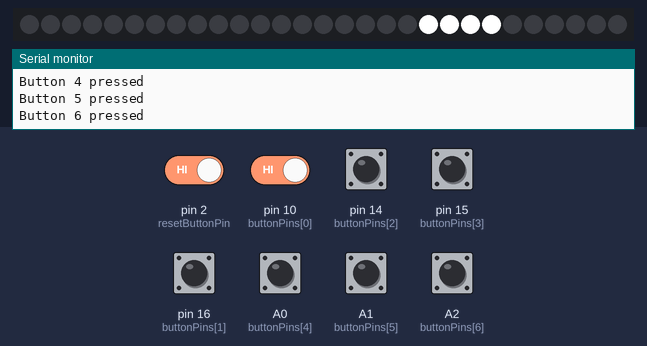
A program run on a simulated Arduino Micro, built with avr-gcc and run on an emulated ATmega32U4. On the bench: 29 RGB LEDs in strip order, left to right, the last lines printed to the serial monitor. Inputs (shaded band) come from the test bench; at power-on: A0 (buttonPins[4]), A1 (buttonPins[5]), A2 (buttonPins[6]), pin 2 (resetButtonPin), pin 10 (buttonPins[0]), pin 14 (buttonPins[2]), pin 15 (buttonPins[3]), pin 16 (buttonPins[1]) HIGH. Dim RGB values are drawn brighter than linear; EEPROM starts erased.

Above: at 1.2 s.
1.3 s: pin 2 (resetButtonPin) driven LOW and pin 10 (buttonPins[0]) driven LOW
At 3.05 s:
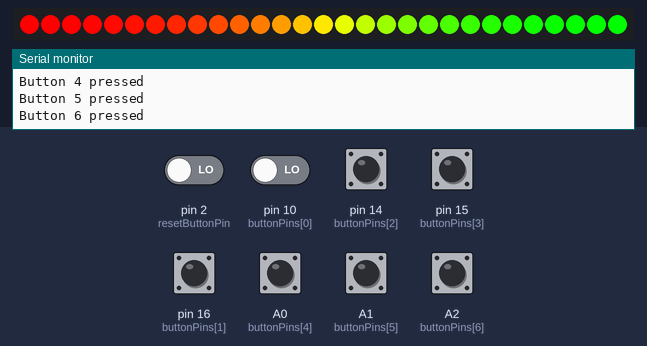
4.3 s: pin 2 (resetButtonPin) driven HIGH
At 5.4 s:
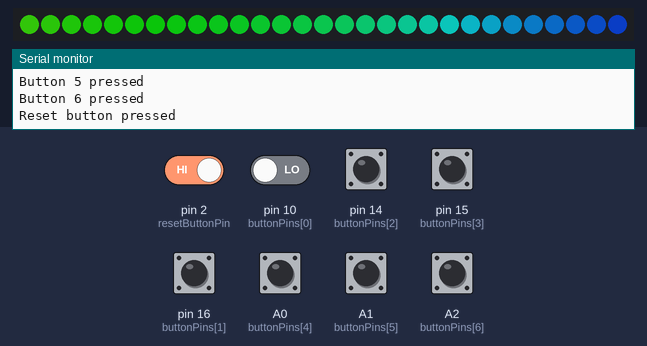
5.9 s: A2 (buttonPins[6]) pulled LOW for 0.15 s
6.6 s: A0 (buttonPins[4]) pulled LOW for 0.15 s
7.3 s: A0 (buttonPins[4]) pulled LOW for 1 s
At 8.83 s:
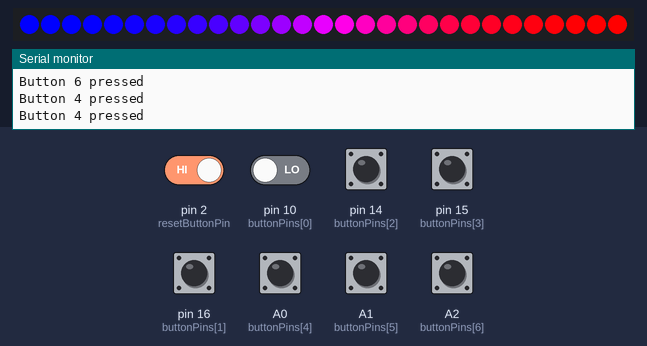
8.9 s: A2 (buttonPins[6]) pulled LOW for 1 s
At 10.36 s:
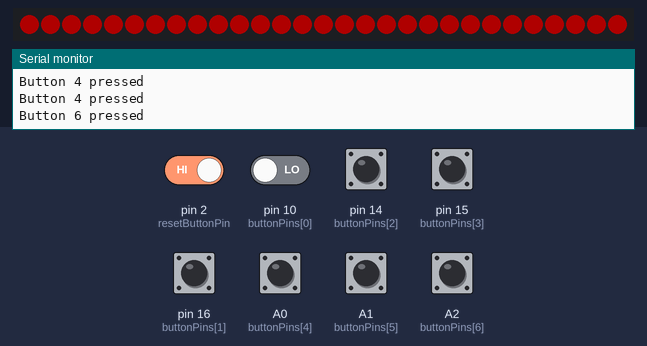

The program:

main.cpp
```cpp
#include <Arduino.h>
#include <EEPROM.h>
#include <Adafruit_NeoPixel.h>
#include "mapf.h"
#include "mathFuncs.h"
#include "buttonDebounce.h"
#include "effects.h"

const int ledPin = 6;
const int ledCount = 29;

Adafruit_NeoPixel strip(ledCount, ledPin, NEO_GRBW + NEO_KHZ800);

const int buttonsCount = 7;
const int buttonPins[buttonsCount] = {10, 16, 14, 15, A0, A1, A2};
ButtonDebounce buttonStates[buttonsCount];

const int resetButtonPin = 2;
const int resetButtonGndPin = 5;
ButtonDebounce resetButtonState;

struct StorageData {
  bool isEffectEnabled;
  bool isTimedEffectEnabled;
  int effectState;
  int timedEffectState;
  int hash;
  int calcHash() {
    return (int)isEffectEnabled + (int)isTimedEffectEnabled + (int)(effectState * 100) + (int)(timedEffectState * 10) + 12;
  }
  void updateHash() {
    hash = calcHash();
  }
  bool checkHash() {
    return hash == calcHash();
  }
};
struct StorageData storageData;
const int storageDataAddress = 49;

bool isEffectEnabled = true;
bool isTimedEffectEnabled = true;
int effectState = 0;
int timedEffectState = 0;

const uint32_t timedEffectPeriod = 30000;
uint32_t timedEffectStartTime = 0;
uint32_t timedEffectLastTime = 0;

void updateButtons();
void logButtons();
void putStorageData();
void getStorageData();

void setup() {
  Serial.begin(115200);

  for (int i = 0; i < buttonsCount; i++) {
    pinMode(buttonPins[i], INPUT);
  }
  pinMode(resetButtonPin, INPUT_PULLUP);
  pinMode(resetButtonGndPin, OUTPUT);
  digitalWrite(resetButtonGndPin, LOW);

  getStorageData();

  strip.begin();
  strip.show();
  strip.setBrightness(255);
}

void loop() {
  updateButtons();
  logButtons();
  uint32_t currentTime = millis();

  if (buttonStates[0].isBtnPressed || resetButtonState.isBtnReleasedLongPress) {
    strip.clear();
    strip.show();
    isEffectEnabled = false;
    isTimedEffectEnabled = false;
    putStorageData();
  }

  if (buttonStates[1].isBtnPressed) {
    effectFlash();
  }

  if (buttonStates[2].isBtnPressed) {
    effectStripWhite();
  }

  if (buttonStates[3].isBtnPressed) {
    effectStripWhiteDouble();
  }

  if (buttonStates[4].isBtnPressed) {
    effectFlashColor();
  }

  // if (buttonStates[5].isBtnPressed) {
  //   effectStripColor();
  // }

  // if (buttonStates[5].isBtnPressed) {
  //   effectStripColorDouble();
  // }

  if (buttonStates[5].isBtnPressed) {
    if (isTimedEffectEnabled) {
      timedEffectState = (timedEffectState + 1) % 6;
    } else {
      isTimedEffectEnabled = true;
    }
    timedEffectLastTime = currentTime - timedEffectPeriod;
    putStorageData();
  }

  if (buttonStates[6].isBtnPressed || (resetButtonState.isBtnReleased && !resetButtonState.isBtnReleasedLongPress)) {
    if (isEffectEnabled) {
      effectState = (effectState + 1) % 6;
    } else {
      isEffectEnabled = true;
    }
    putStorageData();
  }

  if (isEffectEnabled) {
    if (effectState == 0) {
      effectPlasma();
    }
    if (effectState == 1) {
      effectRainbow();
    }
    if (effectState == 2) {
      effectRainbowBreathing();
    }
    if (effectState == 3) {
      effectSingleColorBreathing((uint16_t)(UINT16_MAX / 3 * 0));
    }
    if (effectState == 4) {
      effectSingleColorBreathing((uint16_t)(UINT16_MAX / 3 * 1));
    }
    if (effectState == 5) {
      effectSingleColorBreathing((uint16_t)(UINT16_MAX / 3 * 2));
    }
  }

  if (isTimedEffectEnabled) {
    if (currentTime - timedEffectLastTime >= timedEffectPeriod) {
      if (timedEffectState == 0) {
        effectFlash();
      }
      if (timedEffectState == 1) {
        effectStripWhite();
      }
      if (timedEffectState == 2) {
        effectStripWhiteDouble();
      }
      if (timedEffectState == 3) {
        effectStripColor();
      }
      if (timedEffectState == 4) {
        effectStripColorDouble();
      }
      if (timedEffectState == 5) {
        effectFlashColor();
      }
      timedEffectLastTime = millis();
    }
  }

  delay(1);
}

void updateButtons() {
  for (int i = 0; i < buttonsCount; i++) {
    buttonStates[i].updateState(!digitalRead(buttonPins[i]));
  }
  resetButtonState.updateState(digitalRead(resetButtonPin));
}

void logButtons() {
  for (int i = 0; i < buttonsCount; i++) {
    if (buttonStates[i].isBtnPressed) {
      Serial.print("Button ");
      Serial.print(i);
      Serial.println(" pressed");
    }
  }
  if (resetButtonState.isBtnPressed) {
    Serial.println("Reset button pressed");
  }
}

void putStorageData() {
  storageData.effectState = effectState;
  storageData.timedEffectState = timedEffectState;
  storageData.isEffectEnabled = isEffectEnabled;
  storageData.isTimedEffectEnabled = isTimedEffectEnabled;
  storageData.updateHash();
  EEPROM.put(storageDataAddress, storageData);
}

void getStorageData() {
  EEPROM.get(storageDataAddress, storageData);
  if (storageData.checkHash()) {
    effectState = storageData.effectState;
    timedEffectState = storageData.timedEffectState;
    isEffectEnabled = storageData.isEffectEnabled;
    isTimedEffectEnabled = storageData.isTimedEffectEnabled;
  }
}
```

buttonDebounce.h
```cpp
// Button debounce class for Arduino
#pragma once
#include <Arduino.h>
class ButtonDebounce {
  public:
    ButtonDebounce() {
    }

    bool isBtnPressed = false;
    bool isBtnReleased = false;
    bool isBtnReleasedLongPress = false;
    bool btnState = false;

    void updateState(bool btnStateInput) {
      btnStateInternal = !btnStateInput; // pull_up buttons
      unsigned long currentTime = millis();
      isBtnPressed = false;
      isBtnReleased = false;
      isBtnReleasedLongPress = false;

      if (!debounceDelayPassed && currentTime - previousStateChangeTime >= debounceDelay) {
        debounceDelayPassed = true;
      }

      if (!longPressTimeoutPassed && currentTime - previousStateChangeTime >= longPressTimeout) {
        longPressTimeoutPassed = true;
      }

      if (btnStateInternal != previousState && debounceDelayPassed) {
        btnState = btnStateInternal;
        isBtnPressed = btnStateInternal;
        isBtnReleased = !btnStateInternal;

        if (isBtnPressed) {
          longPressTimeoutPassed = false;
        }

        if (isBtnReleased && longPressTimeoutPassed) {
          longPressTimeoutPassed = false;
          isBtnReleasedLongPress = true;
        }

        debounceDelayPassed = false;
        previousStateChangeTime = currentTime;
        previousState = btnStateInternal;
      }
    }
  private:
    bool debounceDelayPassed = false;
    unsigned long debounceDelay = 100;

    bool longPressTimeoutPassed = false;
    unsigned long longPressTimeout = 1500;

    uint32_t previousStateChangeTime = 0;

    bool btnStateInternal = false;
    bool previousState = false;
};
```

effects.h
```cpp
#pragma once
#include <Arduino.h>
#include <Adafruit_NeoPixel.h>
#include "mapf.h"
#include "mathFuncs.h"

extern const int ledPin;
extern const int ledCount;
extern Adafruit_NeoPixel strip;

const uint32_t period0 = 2300 * 2;
const uint32_t period1 = 7100 * 2;
const uint32_t period2 = (uint32_t)11000 * 6;
const uint32_t period3 = 3100 * 5;
const int brightness0 = 255;
const int brightness1 = 255;
const int brightness2 = 255;

uint16_t hueState = 0;
uint16_t hueCurrentStep = UINT16_MAX / (3 * ledCount);
uint16_t hueStateStep = UINT16_MAX / 3;

void effectSingleColor(uint32_t color) {
  strip.fill(color);
  strip.show();
}

void effectPlasma() {
    uint32_t currentTime0 = millis() % period0;
    uint32_t currentTime1 = millis() % period1;
    uint32_t currentTime2 = millis() % period2;
    uint32_t currentTime3 = millis() % period3;

    float t0 = mapf(currentTime0, 0, period0, 1000, 1002);
    float t1 = mapf(currentTime1, 0, period1, 1000, 1002);
    float t2 = mapf(currentTime2, 0, period2, 1000, 1002);
    float t3 = mapf(currentTime3, 0, period3, 1000, 1002);

    strip.clear();
    for (int i = 0; i < ledCount; i++) {
      float pixelI0 = periodicFuncPow5(t0 + 1.7 * (float)(i * 2) / ledCount);
      float pixelIInt0 = mapf(pixelI0, 0, 1, 0, brightness0);
      float pixelI1 = periodicFuncPow6(t1 - 2.9 * (float)(i * 2) / ledCount);
      float pixelIInt1 = mapf(pixelI1, 0, 1, 0, brightness1);
      float pixelI2 = periodicFuncPow1(t2) * 4 / 6 + periodicFuncPow1(t3 + 3 * (float)(i * 2) / ledCount) * 2 / 6;
      float pixelIInt2 = mapf(pixelI2, 0, 1, 0, UINT16_MAX);
      int val = (int)(mapf(pixelIInt0 + pixelIInt1, 0, brightness0 + brightness1, 0, 255));
      uint16_t hue = (uint16_t)pixelIInt2;
      strip.setPixelColor(i, strip.ColorHSV(hue, 255, val));
    }
    strip.show();
}

const uint32_t period8 = 6000;

void effectSingleColorBreathing(uint16_t hue) {
    uint32_t currentTime8 = millis() % period8;

    float t8 = mapf(currentTime8, 0, period8, 1000, 1002);

    strip.clear();
    for (int i = 0; i < ledCount; i++) {
      float valF = periodicFuncPow3(t8);
      float satF = periodicFuncPow1(t8);
      uint8_t val = (uint16_t)(mapf(valF, 0, 1, 0, 255));
      uint8_t sat = (uint16_t)(mapf(satF, 0, 1, 255, 255));
      if (val < 3) val = 3;
      strip.setPixelColor(i, strip.ColorHSV(hue, sat, val));
    }
    strip.show();
}

const uint32_t period6 = 20000;
const uint32_t period7 = 6000;

void effectRainbow() {
    uint32_t currentTime6 = millis() % period6;
    uint32_t currentTime7 = millis() % period7;

    float t6 = mapf(currentTime6, 0, period6, 1000, 1002);
    float t7 = mapf(currentTime7, 0, period7, 1000, 1002);

    strip.clear();
    for (int i = 0; i < ledCount; i++) {
      float hueF = periodicFuncHSV(t6 + (float)(i * 2) / (ledCount * 3));
      float valF = periodicFuncPow1(t7);
      float satF = periodicFuncPow1(t7);
      uint16_t hue = (uint16_t)(mapf(hueF, 0, 1, 0, UINT16_MAX));
      uint8_t val = (uint16_t)(mapf(valF, 0, 1, 150, 255));
      uint8_t sat = (uint16_t)(mapf(satF, 0, 1, 150, 255));
      strip.setPixelColor(i, strip.gamma32(strip.ColorHSV(hue, sat, val)));
    }
    strip.show();
}

const uint32_t period4 = 240000;
const uint32_t period5 = 8000;

void effectRainbowBreathing() {
    uint32_t currentTime4 = millis() % period4;
    uint32_t currentTime5 = millis() % period5;

    float t4 = mapf(currentTime4, 0, period4, 1000, 1002);
    float t5 = mapf(currentTime5, 0, period5, 1000, 1002);

    strip.clear();
    for (int i = 0; i < ledCount; i++) {
      float hueF = periodicFuncHSV(t4 + (float)(i * 2) / (ledCount * 3));
      float valF = periodicFuncPow1(t5);
      float satF = periodicFuncPow1(t5);
      uint16_t hue = (uint16_t)(mapf(hueF, 0, 1, 0, UINT16_MAX));
      uint8_t val = (uint16_t)(mapf(valF, 0, 1, 46, 255));
      uint8_t sat = (uint16_t)(mapf(satF, 0, 1, 0, 255));
      strip.setPixelColor(i, strip.gamma32(strip.ColorHSV(hue, sat, val)));
    }
    strip.show();
}

void effectFlash() {
    strip.clear();
    strip.show();
    for (int i = ledCount - 1; i >= 0; i--) {
      strip.setPixelColor(i, strip.Color(255, 255, 255, 255));
      strip.show();
      delay(3);
    }
    delay(330);
    for (int i = ledCount - 1; i >= 0; i--) {
      strip.setPixelColor(i, strip.ColorHSV(0, 0, 0));
      strip.show();
      delay(3);
    }
    strip.clear();
    strip.show();
    delay(100);
}

void effectStripWhite() {
    int patternWidth = 4;
    for (int i = ledCount + patternWidth - 1; i >= 0; i--) {
      strip.clear();
      for (int j = 0; j < patternWidth; j++) {
        if (i - j < ledCount && i - j >= 0) {
          strip.setPixelColor(i - j, strip.Color(255, 255, 255, 255));
        }
      }
      strip.show();
      delay(20);
    }
    strip.clear();
    strip.show();
    delay(200);
}

void effectStripWhiteDouble() {
    int patternWidth = 3;
    int centerOffset = -3;
    for (int i = ledCount + patternWidth - 1; i >= ledCount / 2; i--) {
      strip.clear();
      for (int j = 0; j < patternWidth; j++) {
        int currentPix = i - j + centerOffset;
        if (currentPix < ledCount && currentPix >= ledCount / 2 + centerOffset) {
          strip.setPixelColor(currentPix, strip.Color(255, 255, 255, 255));
        }
        int currentPixMirrored = ledCount - 1 - (i - j) + centerOffset;
        if (currentPixMirrored < ledCount / 2 + centerOffset && currentPixMirrored >= 0) {
          strip.setPixelColor(currentPixMirrored, strip.Color(255, 255, 255, 255));
        }
      }
      strip.show();
      delay(30);
    }
    strip.clear();
    strip.show();
    delay(200);
}

void effectFlashColor() {
    strip.clear();
    strip.show();
    for (int i = ledCount - 1; i >= 0; i--) {
      strip.setPixelColor(i, strip.gamma32(strip.ColorHSV(hueState + hueCurrentStep * i, 255, 255)));
      strip.show();
      delay(10);
    }
    delay(100);
    for (int i = ledCount - 1; i >= 0; i--) {
      strip.setPixelColor(i, strip.ColorHSV(0, 0, 0));
      strip.show();
      delay(10);
    }
    strip.clear();
    strip.show();
    delay(100);
    hueState += hueStateStep;
}

void effectStripColor() {
    int patternWidth = 4;
    for (int i = ledCount + patternWidth - 1; i >= 0; i--) {
      strip.clear();
      for (int j = 0; j < patternWidth; j++) {
        if (i - j < ledCount && i - j >= 0) {
          strip.setPixelColor(i - j, strip.gamma32(strip.ColorHSV(hueState + hueCurrentStep * i, 255, 255)));
        }
      }
      strip.show();
      delay(20);
    }
    strip.clear();
    strip.show();
    delay(200);
    hueState += hueStateStep;
}

void effectStripColorDouble() {
    int patternWidth = 3;
    int centerOffset = -3;
    for (int i = ledCount + patternWidth - 1; i >= ledCount / 2; i--) {
      strip.clear();
      for (int j = 0; j < patternWidth; j++) {
        int currentPix = i - j + centerOffset;
        if (currentPix < ledCount && currentPix >= ledCount / 2 + centerOffset) {
          strip.setPixelColor(currentPix, strip.gamma32(strip.ColorHSV(hueState + hueCurrentStep * i, 255, 255)));
        }
        int currentPixMirrored = ledCount - 1 - (i - j) + centerOffset;
        if (currentPixMirrored < ledCount / 2 + centerOffset && currentPixMirrored >= 0) {
          strip.setPixelColor(currentPixMirrored, strip.gamma32(strip.ColorHSV(hueState + hueCurrentStep * i, 255, 255)));
        }
      }
      strip.show();
      delay(30);
    }
    strip.clear();
    strip.show();
    delay(100);
    hueState += hueStateStep;
}
```

mapf.h
```cpp
#pragma once

// map() macro but for floats
#define mapf(val, in_min, in_max, out_min, out_max) \
  (float)(val - in_min) * (out_max - out_min) / (in_max - in_min) + out_min
  
```

mathFuncs.h
```cpp
#pragma once
#include "mapf.h"

float periodicFuncHSV(float input) {
  float x = input - ((int)input / 2 * 2);
  float y = x / 2;
  return y;
}

float periodicFuncLinear(float input, float bendX, float bendY) {
  float x = input - ((int)input / 2 * 2);
  if (x > 1) {
    x = 2 - x;
  }

  float y;
  if (x < bendX) {
    y = mapf(x, 0, bendX, 0, bendY);
  } else {
    y = mapf(x, bendX, 1, bendY, 1);
  }

  return y;
}

float periodicFuncPow1(float input) {
  float x = input - ((int)input / 2 * 2);
  float y;
  if (x < 1) {
    y = x;
  } else {
    y = 2 - x;
  }
  return y;
}

float periodicFuncPow2(float input) {
  float x = input - ((int)input / 2 * 2);
  float y;
  if (x < 1) {
    y = x * x;
  } else {
    y = (x - 2) * (x - 2);
  }
  return y;
}

float periodicFuncPow3(float input) {
  float x = input - ((int)input / 2 * 2);
  float y;
  if (x < 1) {
    y = x * x * x;
  } else {
    y = - (x - 2) * (x - 2) * (x - 2);
  }
  return y;
}

float periodicFuncPow4(float input) {
  float x = input - ((int)input / 2 * 2);
  float y;
  if (x < 1) {
    y = x * x * x * x;
  } else {
    y = (x - 2) * (x - 2) * (x - 2) * (x - 2);
  }
  return y;
}

float periodicFuncPow5(float input) {
  float x = input - ((int)input / 2 * 2);
  float y;
  if (x < 1) {
    y = x * x * x * x * x;
  } else {
    y = - (x - 2) * (x - 2) * (x - 2) * (x - 2) * (x - 2);
  }
  return y;
}

float periodicFuncPow6(float input) {
  float x = input - ((int)input / 2 * 2);
  float y;
  if (x < 1) {
    y = x * x * x * x * x * x;
  } else {
    y = (x - 2) * (x - 2) * (x - 2) * (x - 2) * (x - 2) * (x - 2);
  }
  return y;
}
```

Measured:
- after the input at 4.3 s, the LEDs: first change after 0.06 s (image 2 shows a later state)
